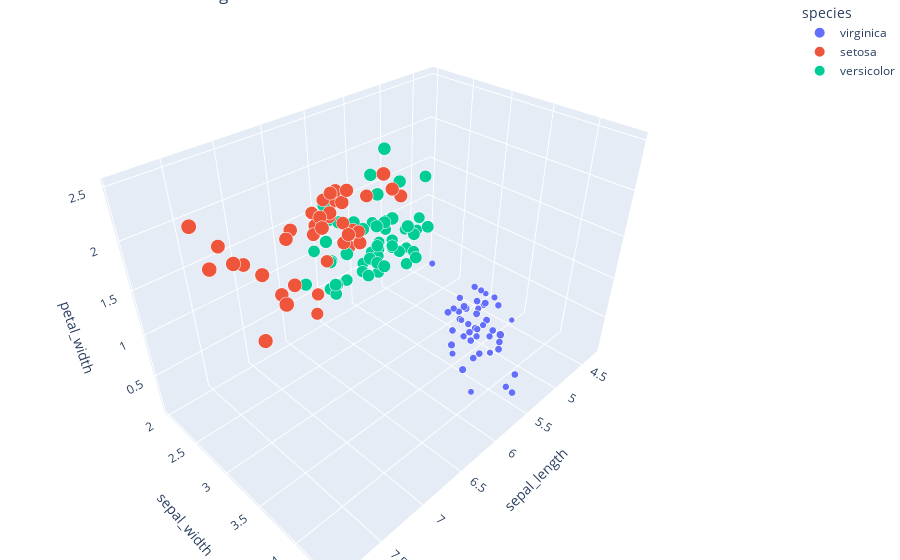

The notebook cell this image was saved under:
### Markdown cell above
## 3D Plot After Clustering

### Code cell
#3D Plot After Clustering
centroids = clf.centroids
centroid_labels = clf.centroid_labels
df = data

#3D-Plot
index = 0
for line in df.iterrows():
  val = line[1]
  feature = val[:4]
  mindist = sys.maxsize
  for i in range(len(centroids)):
    dist = euclidean_distance(feature, centroids[i])
    if mindist > dist:
      mindist = dist
      if centroid_labels[i] == 0:
        df.loc[index, 'species'] = 'setosa'
      elif centroid_labels[i] == 1:
        df.loc[index, 'species'] = 'versicolor'
      else:
        df.loc[index, 'species'] = 'virginica'
  index += 1

fig = px.scatter_3d(df, x='sepal_length', y='sepal_width', z='petal_width',
              color='species', size='petal_length', size_max=15, opacity=1, title="3D Plot After Clustering")

# tight layout

fig.update_layout(margin=dict(l=0, r=0, b=0, t=0))
fig.show()

### Figure 1 — Plotly figure (JSON) as saved in the notebook; plotly's stock layout.template omitted (floating-point values rounded to 4 significant figures)
{"data": [{"hovertemplate": "species=virginica<br>sepal_length=%{x}<br>sepal_width=%{y}<br>petal_width=%{z}<br>petal_length=%{marker.size}<extra></extra>", "legendgroup": "virginica", "marker": {"color": "#636efa", "opacity": 1, "size": [1.4, 1.4, 1.3, 1.5, 1.4, 1.7, 1.4, 1.5, 1.4, 1.5, 1.5, 1.6, 1.4, 1.1, 1.2, 1.5, 1.3, 1.4, 1.7, 1.5, 1.7, 1.5, 1, 1.7, 1.9, 1.6, 1.6, 1.5, 1.4, 1.6, 1.6, 1.5, 1.5, 1.4, 1.5, 1.2, 1.3, 1.5, 1.3, 1.5, 1.3, 1.3, 1.3, 1.6, 1.9, 1.4, 1.6, 1.4, 1.5, 1.4], "sizemode": "area", "sizeref": 0.03067, "symbol": "circle"}, "mode": "markers", "name": "virginica", "scene": "scene", "showlegend": true, "type": "scatter3d", "x": [5.1, 4.9, 4.7, 4.6, 5, 5.4, 4.6, 5, 4.4, 4.9, 5.4, 4.8, 4.8, 4.3, 5.8, 5.7, 5.4, 5.1, 5.7, 5.1, 5.4, 5.1, 4.6, 5.1, 4.8, 5, 5, 5.2, 5.2, 4.7, 4.8, 5.4, 5.2, 5.5, 4.9, 5, 5.5, 4.9, 4.4, 5.1, 5, 4.5, 4.4, 5, 5.1, 4.8, 5.1, 4.6, 5.3, 5], "y": [3.5, 3, 3.2, 3.1, 3.6, 3.9, 3.4, 3.4, 2.9, 3.1, 3.7, 3.4, 3, 3, 4, 4.4, 3.9, 3.5, 3.8, 3.8, 3.4, 3.7, 3.6, 3.3, 3.4, 3, 3.4, 3.5, 3.4, 3.2, 3.1, 3.4, 4.1, 4.2, 3.1, 3.2, 3.5, 3.1, 3, 3.4, 3.5, 2.3, 3.2, 3.5, 3.8, 3, 3.8, 3.2, 3.7, 3.3], "z": [0.2, 0.2, 0.2, 0.2, 0.2, 0.4, 0.3, 0.2, 0.2, 0.1, 0.2, 0.2, 0.1, 0.1, 0.2, 0.4, 0.4, 0.3, 0.3, 0.3, 0.2, 0.4, 0.2, 0.5, 0.2, 0.2, 0.4, 0.2, 0.2, 0.2, 0.2, 0.4, 0.1, 0.2, 0.1, 0.2, 0.2, 0.1, 0.2, 0.2, 0.3, 0.3, 0.2, 0.6, 0.4, 0.3, 0.2, 0.2, 0.2, 0.2]}, {"hovertemplate": "species=setosa<br>sepal_length=%{x}<br>sepal_width=%{y}<br>petal_width=%{z}<br>petal_length=%{marker.size}<extra></extra>", "legendgroup": "setosa", "marker": {"color": "#EF553B", "opacity": 1, "size": [4.7, 4.9, 5, 6, 5.9, 5.6, 5.8, 6.6, 6.3, 5.8, 6.1, 5.1, 5.3, 5.5, 5.3, 5.5, 6.7, 6.9, 5.7, 6.7, 5.7, 6, 5.6, 5.8, 6.1, 6.4, 5.6, 5.6, 6.1, 5.6, 5.5, 5.4, 5.6, 5.1, 5.9, 5.7, 5.2, 5.2, 5.4], "sizemode": "area", "sizeref": 0.03067, "symbol": "circle"}, "mode": "markers", "name": "setosa", "scene": "scene", "showlegend": true, "type": "scatter3d", "x": [7, 6.9, 6.7, 6.3, 7.1, 6.3, 6.5, 7.6, 7.3, 6.7, 7.2, 6.5, 6.4, 6.8, 6.4, 6.5, 7.7, 7.7, 6.9, 7.7, 6.7, 7.2, 6.4, 7.2, 7.4, 7.9, 6.4, 6.1, 7.7, 6.3, 6.4, 6.9, 6.7, 6.9, 6.8, 6.7, 6.7, 6.5, 6.2], "y": [3.2, 3.1, 3, 3.3, 3, 2.9, 3, 3, 2.9, 2.5, 3.6, 3.2, 2.7, 3, 3.2, 3, 3.8, 2.6, 3.2, 2.8, 3.3, 3.2, 2.8, 3, 2.8, 3.8, 2.8, 2.6, 3, 3.4, 3.1, 3.1, 3.1, 3.1, 3.2, 3.3, 3, 3, 3.4], "z": [1.4, 1.5, 1.7, 2.5, 2.1, 1.8, 2.2, 2.1, 1.8, 1.8, 2.5, 2, 1.9, 2.1, 2.3, 1.8, 2.2, 2.3, 2.3, 2, 2.1, 1.8, 2.1, 1.6, 1.9, 2, 2.2, 1.4, 2.3, 2.4, 1.8, 2.1, 2.4, 2.3, 2.3, 2.5, 2.3, 2, 2.3]}, {"hovertemplate": "species=versicolor<br>sepal_length=%{x}<br>sepal_width=%{y}<br>petal_width=%{z}<br>petal_length=%{marker.size}<extra></extra>", "legendgroup": "versicolor", "marker": {"color": "#00cc96", "opacity": 1, "size": [4.5, 4, 4.6, 4.5, 4.7, 3.3, 4.6, 3.9, 3.5, 4.2, 4, 4.7, 3.6, 4.4, 4.5, 4.1, 4.5, 3.9, 4.8, 4, 4.9, 4.7, 4.3, 4.4, 4.8, 4.5, 3.5, 3.8, 3.7, 3.9, 5.1, 4.5, 4.5, 4.7, 4.4, 4.1, 4, 4.4, 4.6, 4, 3.3, 4.2, 4.2, 4.2, 4.3, 3, 4.1, 5.1, 4.5, 5, 5.1, 5, 4.9, 4.9, 4.8, 4.9, 5.1, 4.8, 5.1, 5, 5.1], "sizemode": "area", "sizeref": 0.03067, "symbol": "circle"}, "mode": "markers", "name": "versicolor", "scene": "scene", "showlegend": true, "type": "scatter3d", "x": [6.4, 5.5, 6.5, 5.7, 6.3, 4.9, 6.6, 5.2, 5, 5.9, 6, 6.1, 5.6, 6.7, 5.6, 5.8, 6.2, 5.6, 5.9, 6.1, 6.3, 6.1, 6.4, 6.6, 6.8, 6, 5.7, 5.5, 5.5, 5.8, 6, 5.4, 6, 6.7, 6.3, 5.6, 5.5, 5.5, 6.1, 5.8, 5, 5.6, 5.7, 5.7, 6.2, 5.1, 5.7, 5.8, 4.9, 5.7, 5.8, 6, 5.6, 6.3, 6.2, 6.1, 6.3, 6, 5.8, 6.3, 5.9], "y": [3.2, 2.3, 2.8, 2.8, 3.3, 2.4, 2.9, 2.7, 2, 3, 2.2, 2.9, 2.9, 3.1, 3, 2.7, 2.2, 2.5, 3.2, 2.8, 2.5, 2.8, 2.9, 3, 2.8, 2.9, 2.6, 2.4, 2.4, 2.7, 2.7, 3, 3.4, 3.1, 2.3, 3, 2.5, 2.6, 3, 2.6, 2.3, 2.7, 3, 2.9, 2.9, 2.5, 2.8, 2.7, 2.5, 2.5, 2.8, 2.2, 2.8, 2.7, 2.8, 3, 2.8, 3, 2.7, 2.5, 3], "z": [1.5, 1.3, 1.5, 1.3, 1.6, 1, 1.3, 1.4, 1, 1.5, 1, 1.4, 1.3, 1.4, 1.5, 1, 1.5, 1.1, 1.8, 1.3, 1.5, 1.2, 1.3, 1.4, 1.4, 1.5, 1, 1.1, 1, 1.2, 1.6, 1.5, 1.6, 1.5, 1.3, 1.3, 1.3, 1.2, 1.4, 1.2, 1, 1.3, 1.2, 1.3, 1.3, 1.1, 1.3, 1.9, 1.7, 2, 2.4, 1.5, 2, 1.8, 1.8, 1.8, 1.5, 1.8, 1.9, 1.9, 1.8]}], "layout": {"legend": {"itemsizing": "constant", "title": {"text": "species"}, "tracegroupgap": 0}, "margin": {"b": 0, "l": 0, "r": 0, "t": 0}, "scene": {"domain": {"x": [0, 1], "y": [0, 1]}, "xaxis": {"title": {"text": "sepal_length"}}, "yaxis": {"title": {"text": "sepal_width"}}, "zaxis": {"title": {"text": "petal_width"}}}, "title": {"text": "3D Plot After Clustering"}}}
